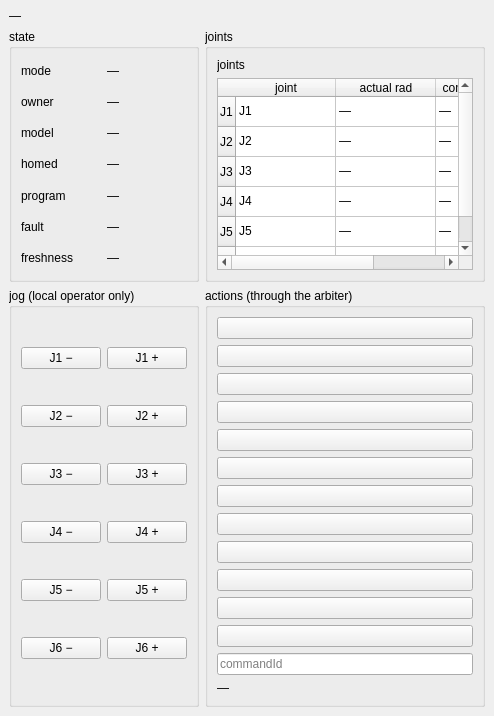
<?xml version="1.0" encoding="UTF-8"?>
<ui version="4.0">
 <class>MainWindow</class>
 <widget class="QMainWindow" name="MainWindow">
  <property name="windowTitle"><string>MEKONIQ arm · puma560-reference · simulation</string></property>
  <widget class="QWidget" name="centralwidget">
   <layout class="QGridLayout" name="mainGrid">
    <item row="0" column="0" colspan="2"><widget class="QLabel" name="safetyNote"><property name="objectName"><string>safetyNote</string></property><property name="text"><string>—</string></property></widget></item>
    <item row="1" column="0"><widget class="QGroupBox" name="stateBox"><property name="title"><string>state</string></property><layout class="QGridLayout" name="stateGrid"><item row="0" column="0"><widget class="QLabel" name="modeTitle"><property name="text"><string>mode</string></property></widget></item><item row="0" column="1"><widget class="QLabel" name="modeBackend"><property name="text"><string>—</string></property></widget></item><item row="1" column="0"><widget class="QLabel" name="ownerTitle"><property name="text"><string>owner</string></property></widget></item><item row="1" column="1"><widget class="QLabel" name="ownerLabel"><property name="text"><string>—</string></property></widget></item><item row="2" column="0"><widget class="QLabel" name="modelTitle"><property name="text"><string>model</string></property></widget></item><item row="2" column="1"><widget class="QLabel" name="modelProfile"><property name="text"><string>—</string></property></widget></item><item row="3" column="0"><widget class="QLabel" name="homedTitle"><property name="text"><string>homed</string></property></widget></item><item row="3" column="1"><widget class="QLabel" name="homedLabel"><property name="text"><string>—</string></property></widget></item><item row="4" column="0"><widget class="QLabel" name="programTitle"><property name="text"><string>program</string></property></widget></item><item row="4" column="1"><widget class="QLabel" name="programLabel"><property name="text"><string>—</string></property></widget></item><item row="5" column="0"><widget class="QLabel" name="faultTitle"><property name="text"><string>fault</string></property></widget></item><item row="5" column="1"><widget class="QLabel" name="faultLabel"><property name="text"><string>—</string></property></widget></item><item row="6" column="0"><widget class="QLabel" name="freshnessTitle"><property name="text"><string>freshness</string></property></widget></item><item row="6" column="1"><widget class="QLabel" name="freshnessLabel"><property name="text"><string>—</string></property></widget></item></layout></widget></item>
    <item row="1" column="1"><widget class="QGroupBox" name="jointBox"><property name="title"><string>joints</string></property><layout class="QVBoxLayout" name="jointLayout"><item><widget class="QLabel" name="jointsTitle"><property name="text"><string>joints</string></property></widget></item><item><widget class="QTableWidget" name="jointTable"><row><property name="text"><string>J1</string></property></row><row><property name="text"><string>J2</string></property></row><row><property name="text"><string>J3</string></property></row><row><property name="text"><string>J4</string></property></row><row><property name="text"><string>J5</string></property></row><row><property name="text"><string>J6</string></property></row><column><property name="text"><string>joint</string></property></column><column><property name="text"><string>actual rad</string></property></column><column><property name="text"><string>commanded rad</string></property></column><item row="0" column="0"><property name="text"><string>J1</string></property></item><item row="0" column="1"><property name="text"><string>—</string></property></item><item row="0" column="2"><property name="text"><string>—</string></property></item><item row="1" column="0"><property name="text"><string>J2</string></property></item><item row="1" column="1"><property name="text"><string>—</string></property></item><item row="1" column="2"><property name="text"><string>—</string></property></item><item row="2" column="0"><property name="text"><string>J3</string></property></item><item row="2" column="1"><property name="text"><string>—</string></property></item><item row="2" column="2"><property name="text"><string>—</string></property></item><item row="3" column="0"><property name="text"><string>J4</string></property></item><item row="3" column="1"><property name="text"><string>—</string></property></item><item row="3" column="2"><property name="text"><string>—</string></property></item><item row="4" column="0"><property name="text"><string>J5</string></property></item><item row="4" column="1"><property name="text"><string>—</string></property></item><item row="4" column="2"><property name="text"><string>—</string></property></item><item row="5" column="0"><property name="text"><string>J6</string></property></item><item row="5" column="1"><property name="text"><string>—</string></property></item><item row="5" column="2"><property name="text"><string>—</string></property></item></widget></item></layout></widget></item>
    <item row="2" column="0"><widget class="QGroupBox" name="jogBox"><property name="title"><string>jog (local operator only)</string></property><layout class="QGridLayout" name="jogGrid"><item row="0" column="0"><widget class="QPushButton" name="jogMinus0"><property name="text"><string>J1 −</string></property></widget></item><item row="0" column="1"><widget class="QPushButton" name="jogPlus0"><property name="text"><string>J1 +</string></property></widget></item><item row="1" column="0"><widget class="QPushButton" name="jogMinus1"><property name="text"><string>J2 −</string></property></widget></item><item row="1" column="1"><widget class="QPushButton" name="jogPlus1"><property name="text"><string>J2 +</string></property></widget></item><item row="2" column="0"><widget class="QPushButton" name="jogMinus2"><property name="text"><string>J3 −</string></property></widget></item><item row="2" column="1"><widget class="QPushButton" name="jogPlus2"><property name="text"><string>J3 +</string></property></widget></item><item row="3" column="0"><widget class="QPushButton" name="jogMinus3"><property name="text"><string>J4 −</string></property></widget></item><item row="3" column="1"><widget class="QPushButton" name="jogPlus3"><property name="text"><string>J4 +</string></property></widget></item><item row="4" column="0"><widget class="QPushButton" name="jogMinus4"><property name="text"><string>J5 −</string></property></widget></item><item row="4" column="1"><widget class="QPushButton" name="jogPlus4"><property name="text"><string>J5 +</string></property></widget></item><item row="5" column="0"><widget class="QPushButton" name="jogMinus5"><property name="text"><string>J6 −</string></property></widget></item><item row="5" column="1"><widget class="QPushButton" name="jogPlus5"><property name="text"><string>J6 +</string></property></widget></item></layout></widget></item>
    <item row="2" column="1"><widget class="QGroupBox" name="actionBox"><property name="title"><string>actions (through the arbiter)</string></property><layout class="QVBoxLayout" name="actionLayout"><item><widget class="QPushButton" name="estopResetButton"><property name="text"><string></string></property></widget></item><item><widget class="QPushButton" name="machineOnButton"><property name="text"><string></string></property></widget></item><item><widget class="QPushButton" name="acquireButton"><property name="text"><string></string></property></widget></item><item><widget class="QPushButton" name="releaseButton"><property name="text"><string></string></property></widget></item><item><widget class="QPushButton" name="revokeButton"><property name="text"><string></string></property></widget></item><item><widget class="QPushButton" name="homeButton"><property name="text"><string></string></property></widget></item><item><widget class="QPushButton" name="stageButton"><property name="text"><string></string></property></widget></item><item><widget class="QPushButton" name="runButton"><property name="text"><string></string></property></widget></item><item><widget class="QPushButton" name="pauseButton"><property name="text"><string></string></property></widget></item><item><widget class="QPushButton" name="resumeButton"><property name="text"><string></string></property></widget></item><item><widget class="QPushButton" name="stopButton"><property name="text"><string></string></property></widget></item><item><widget class="QPushButton" name="reconcileButton"><property name="text"><string></string></property></widget></item><item><widget class="QLineEdit" name="reconcileId"><property name="placeholderText"><string>commandId</string></property></widget></item><item><widget class="QLabel" name="lastReply"><property name="text"><string>—</string></property></widget></item></layout></widget></item>
   </layout>
  </widget>
 </widget>
 <resources/>
 <connections/>
</ui>
